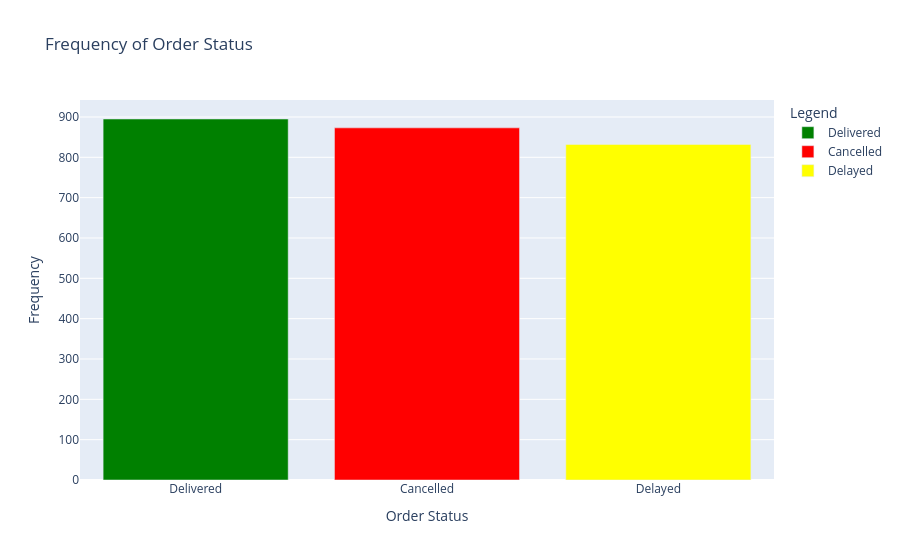

This figure's notebook cell:
### Code cell
fig3 = pe.bar(
    status_counts,
    x='order_status',
    y='frequency',
    color='order_status',
    color_discrete_map={
        'Delivered': 'green',
        'Cancelled': 'red',
        'Delayed': 'yellow'
    },
    labels={'order_status': 'Order Status', 'frequency': 'Frequency'},
    title='Frequency of Order Status',

)

# Rename legend title
fig3.update_layout(legend_title_text='Legend')

#With legend to the right
fig3.show()

### Figure 1 — Plotly figure (JSON) as saved in the notebook; plotly's stock layout.template omitted (floating-point values rounded to 4 significant figures)
{"data": [{"hovertemplate": "Order Status=%{x}<br>Frequency=%{y}<extra></extra>", "legendgroup": "Delivered", "marker": {"color": "green", "pattern": {"shape": ""}}, "name": "Delivered", "orientation": "v", "showlegend": true, "textposition": "auto", "type": "bar", "x": ["Delivered"], "xaxis": "x", "y": [895], "yaxis": "y"}, {"hovertemplate": "Order Status=%{x}<br>Frequency=%{y}<extra></extra>", "legendgroup": "Cancelled", "marker": {"color": "red", "pattern": {"shape": ""}}, "name": "Cancelled", "orientation": "v", "showlegend": true, "textposition": "auto", "type": "bar", "x": ["Cancelled"], "xaxis": "x", "y": [873], "yaxis": "y"}, {"hovertemplate": "Order Status=%{x}<br>Frequency=%{y}<extra></extra>", "legendgroup": "Delayed", "marker": {"color": "yellow", "pattern": {"shape": ""}}, "name": "Delayed", "orientation": "v", "showlegend": true, "textposition": "auto", "type": "bar", "x": ["Delayed"], "xaxis": "x", "y": [832], "yaxis": "y"}], "layout": {"barmode": "relative", "legend": {"title": {"text": "Legend"}, "tracegroupgap": 0}, "title": {"text": "Frequency of Order Status"}, "xaxis": {"anchor": "y", "categoryarray": ["Delivered", "Cancelled", "Delayed"], "categoryorder": "array", "domain": [0, 1], "title": {"text": "Order Status"}}, "yaxis": {"anchor": "x", "domain": [0, 1], "title": {"text": "Frequency"}}}}
